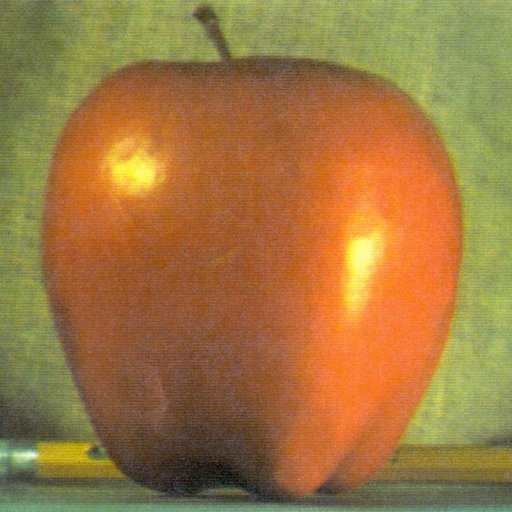
//> input picture TestImg/apple.jpg, 512 x 512 px
$ ./blend   (built with g++ and OpenCV 4)
//> lines starting //> are read from the running program, lines starting //| are printed output that depends on the picture
#include <iostream>
#include <opencv.hpp>
using namespace std;
using namespace cv;

const string input_path = "../TestImg/";
const string output_path = "../Result/";
const int KSIZE = 11;
const int DEV = 25;
const int LEVEL = 9;

vector<Mat> lapA, lapB;
Mat gauA, gauB;
Mat srcA, srcB;
uchar *pic_ptr;

int main() {

	srcA = imread(input_path + "apple.jpg");
//> srcA is the input picture: 512 rows x 512 cols, CV_8UC3; mean B, G, R 64.8, 119.7, 159.1
	srcB = imread(input_path + "orange.jpg");
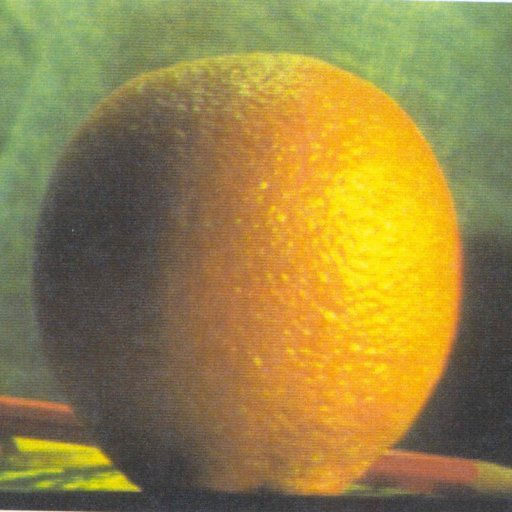
//> input picture TestImg/orange.jpg, 512 x 512 px
//> srcB is the input picture: 512 rows x 512 cols, CV_8UC3; mean B, G, R 69.2, 131.8, 150.2
	if(srcA.empty() || srcB.empty()) {
		cout << "Open image failed." << endl;
		return 0;
	}

	gauA = srcA.clone();
	gauB = srcB.clone();
	for(int i = 0; i < LEVEL; i++) {
		Mat dst, tmp;
		GaussianBlur(gauA, dst, Size(KSIZE,KSIZE), DEV, DEV);
		resize(dst, tmp, Size(dst.cols/2, dst.rows/2));
		lapA.push_back(gauA-dst);
		gauA = tmp;
		dst.release();
		tmp.release();
		GaussianBlur(gauB, dst, Size(KSIZE,KSIZE), DEV, DEV);
		resize(dst, tmp, Size(dst.cols/2, dst.rows/2));
		lapB.push_back(gauB-dst);
		gauB = tmp;
	}
//> this loop made 9 passes
//> (gauA, gauB) on pass 9: ([[64, 119, 164]], [[68, 133, 156]])

	Mat result, append, last;
	for(int k = 0; k < LEVEL+1; k++) {
		if(k <= 0) {
			result = gauA;
			append = gauB;
		} else {
			result = lapA.back();
			lapA.pop_back();
			append = lapB.back();
			lapB.pop_back();
		}
		for(int i = 0; i < result.rows; i++) {
			uchar *Aptr = result.ptr(i);
			uchar *Bptr = append.ptr(i);
			for(int j = 0; j < result.cols/2; j++) {
				Bptr[0] = Aptr[0];
				Bptr[1] = Aptr[1];
				Bptr[2] = Aptr[2];
				Aptr+=3;
				Bptr+=3;
			}
		}
		if(k > 0)
			result += last;
		last.release();
		if(k>=LEVEL)
			resize(result, last, Size(result.cols*2, result.rows*2));
		else
			resize(result, last, Size(lapA.back().cols, lapB.back().rows));
		imshow("result",  result);
		imshow("last", last);
		waitKey();
	}
//> this loop made 10 passes
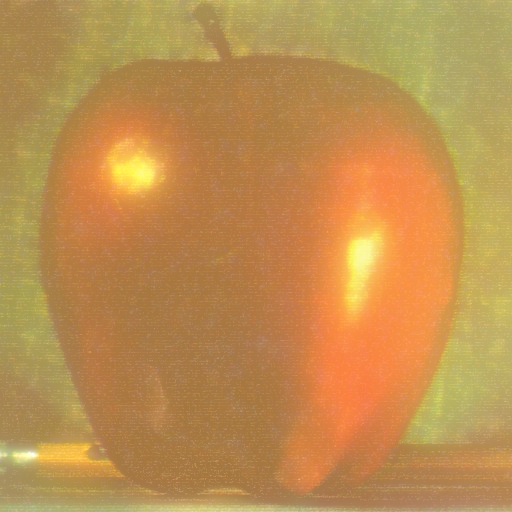
//> result: 512 rows x 512 cols, CV_8UC3; mean B, G, R 79.4, 142.9, 190.5
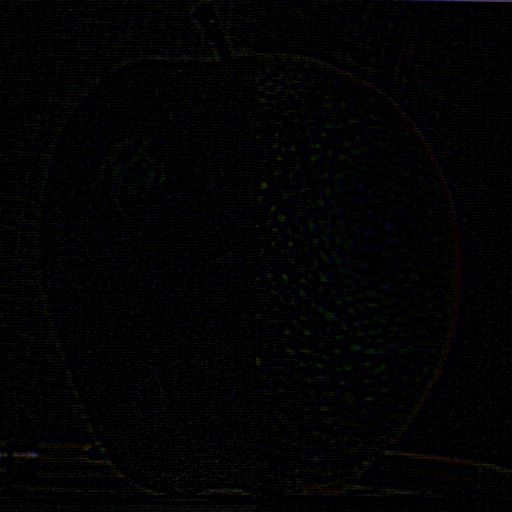
//> append: 512 rows x 512 cols, CV_8UC3; mean B, G, R 2.8, 2.7, 2.6

	namedWindow("result", WINDOW_NORMAL);
	imshow("result", last);
	imwrite(output_path + "mutiblend5.png", result);
	waitKey();

	return 0;
}
